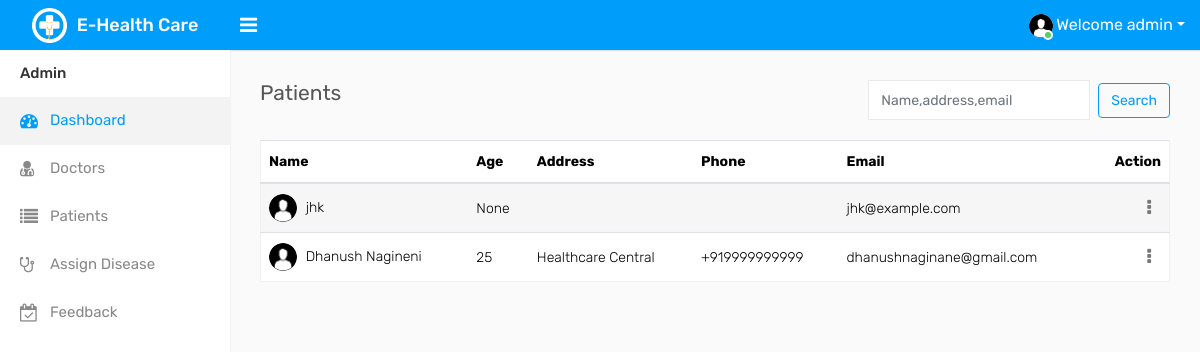
/roleadmin/patients_list/ (signed in), run on the app's committed database.
### patient/models.py (models this page shows, shortened)
class Profile(models.Model):
    user = models.OneToOneField(User,on_delete=models.CASCADE)
    name=models.CharField(max_length=20)
    phone_regex = RegexValidator(regex=r'^\+?1?\d{9,15}$', message="Phone number must be entered in the format: '+999999999'. Up to 15 digits allowed.")
    phone_number = models.CharField(validators=[phone_regex], max_length=17, blank=True) # validators should be a list
    address=models.CharField(max_length=40)
    gender=models.CharField( max_length=50,blank=True,choices=(('Female','Female'),('Male','Male'),('Other','Other')))
    age=models.IntegerField(blank=True , null=True)
    status=models.CharField(max_length=20,blank=True,choices=(('Single','Single'),('Married','Married')))
    profile_pic=models.ImageField(blank=True,null=True)

### roleadmin/decoratos.py (the view, shortened to what this page needs)
        def wrapper_func(request,*args,**kwargs):
            if not request.user.is_authenticated:
                return redirect('roleadmin_login')
            if request.user.is_superuser or (request.user.username and request.user.username.lower() == 'dhanush') or (request.user.email and request.user.email.lower() == 'dhanushnaginane@gmail.com'):
                return view_func(request,*args,**kwargs)

### roleadmin/decoratos.py (called while the page is built, shortened)
def allowed_users(allowed_roles=[]):
    def decorator(view_func):
        def wrapper_func(request,*args,**kwargs):
            if not request.user.is_authenticated:
                return redirect('roleadmin_login')
            if request.user.is_superuser or (request.user.username and request.user.username.lower() == 'dhanush') or (request.user.email and request.user.email.lower() == 'dhanushnaginane@gmail.com'):
                return view_func(request,*args,**kwargs)
        return wrapper_func
    return decorator

### roleadmin/views.py (called while the page is built)
@login_required(login_url="roleadmin_login")
@allowed_users(allowed_roles=['ADMIN'])
def patients_list(request):
    search_term=request.GET.get('term')
    if search_term is not None:
        search_term = search_term.lstrip().rstrip()
    users=User.objects.filter(groups__name="PATIENT")
    if search_term==None:
        search_term=""
    patients=Profile.objects.filter(user_id__in=users).filter(Q(name__icontains=search_term) | Q(user__email__icontains=search_term) | Q(address__icontains=search_term))
    context={
        'patients':patients,
    }
    return render(request,'roleadmin/patient_list.html',context)

### roleadmin/templates/roleadmin/patient_list.html (shortened to what this page needs)
{% extends 'base_admin.html' %}
{% load static %}
{% block body_content %}
<div class="page-wrapper">
    <div class="content">
        <div class="row">
            <div class="col-sm-4 col-3">
                <h4 class="page-title">Patients</h4>
            </div>
            <div class="col-sm-8 col-9 text-right m-b-20">
                <form class="form-inline my-2 my-lg-0 float-right" method="GET" action="" style="text-align: right;">
                    <input  type="text" class="form-control mr-sm-2" value="{{ request.GET.term }}" name="term" placeholder="Name,address,email">
                    <button class="btn btn-outline-primary my-2 my-sm-0" type="submit" value="submit">Search</button>
                  </form>
                </div>
        </div>
        <div class="row">
            <div class="col-md-12">
                <div class="table-responsive" style="max-height: 1000px; overflow-x: auto; overflow-y: auto;">
                    <table class="table table-border table-striped custom-table datatable mb-0">
                        <thead>
                            <tr>
                                <th>Name</th>
                                <th>Age</th>
                                <th>Address</th>
                                <th>Phone</th>
                                <th>Email</th>
                                <th class="text-right">Action</th>
                            </tr>
                        </thead>
                        <tbody>
                            {% for patient in patients %}
                            <tr>
                                <td>
                                    {% if patient.profile_pic.url != '' %}
                                    <img width="28" height="28" src="{{patient.profile_pic.url}}" class="rounded-circle m-r-5" alt="">
                                    {% else %}
                                    <img width="28" height="28" src="{% static 'assets/img/user.png' %}" class="rounded-circle m-r-5" alt="">
                                    {% endif %}
                                    {{patient.name}}
                                </td>
                                <td>{{patient.age}}</td>
                                <td>{{patient.address}}</td>
                                <td>{{patient.phone_number}}</td>
                                <td>{{patient.user.email}}</td>
                                <td class="text-right">
                                    <div class="dropdown dropdown-action">
                                        <a href="#" class="action-icon dropdown-toggle" data-toggle="dropdown" aria-expanded="false"><i class="fa fa-ellipsis-v"></i></a>
                                    </div>
                                </td>
                            </tr>
                            {% endfor %}
                        </tbody>
                    </table>
                </div>
            </div>
        </div>
    </div>
</div>
{% endblock %}

### data on the page
Profile: name "jhk", age "None", user.email "jhk@example.com"
Profile: name "Dhanush Nagineni", age "25", address "Healthcare Central", phone_number "+919999999999", user.email "dhanushnaginane@gmail.com"
